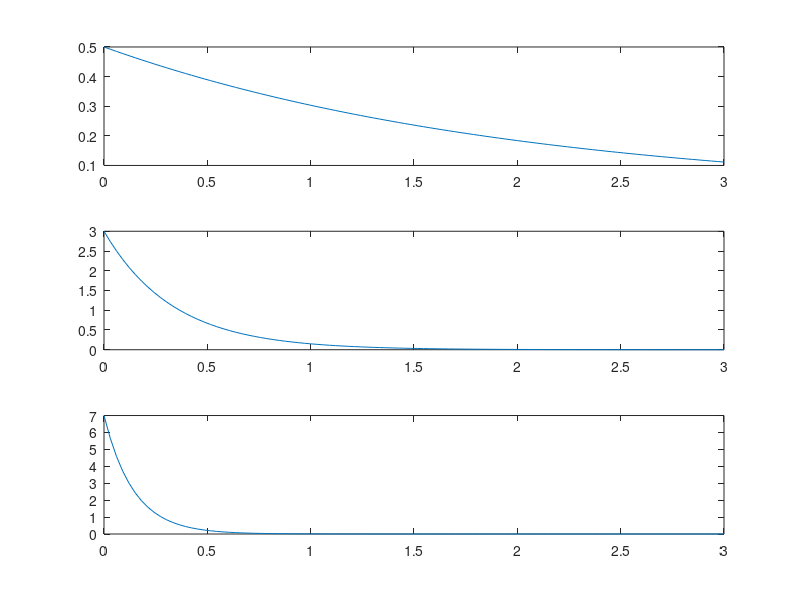

Reproduce this figure in MATLAB.
# b) For any lambda > 0, the function f(x) = lambda*e^(−lamba*x), x > 0, is an important probability density function in probability theory. For the values lambda = 1/2, 3, 7 and x in  (0, 3], plot the graphs of the three functions, in different colors and linestyles, one on top of the other, in tiled windows.

x = linspace(0, 3, 100);

f = @(x, l) l .* exp(-l .* x);

lambdas = [0.5, 3, 7];

for i = 1:3
  subplot(3, 1, i)
  plot(x, f(x, lambdas(i)))
end
